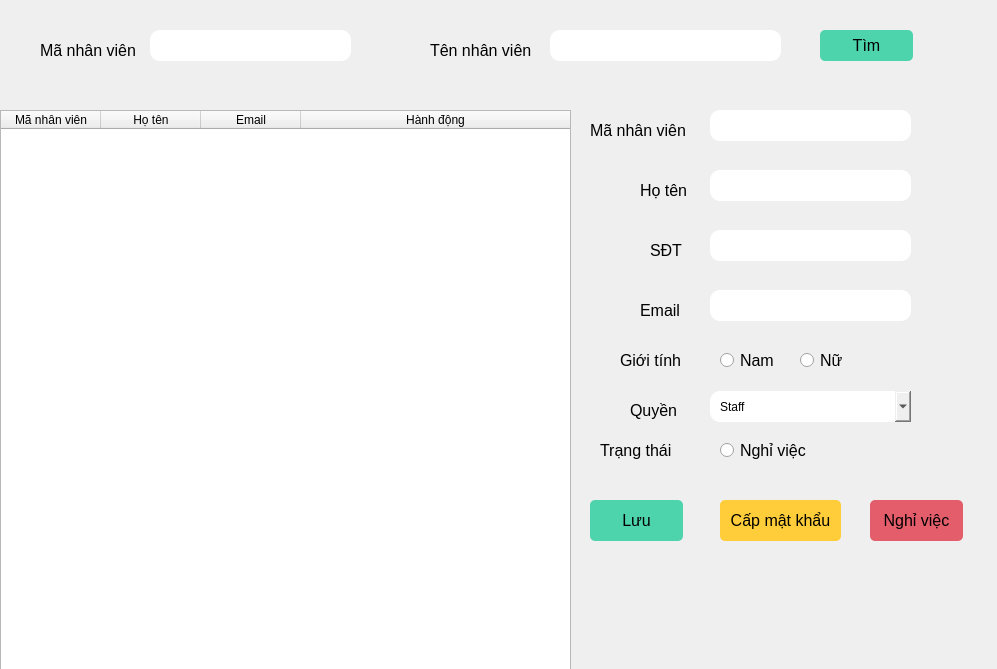
<?xml version="1.0" encoding="UTF-8"?>
<ui version="4.0">
 <class>info</class>
 <widget class="QMainWindow" name="info">
  <property name="geometry">
   <rect>
    <x>0</x>
    <y>0</y>
    <width>997</width>
    <height>669</height>
   </rect>
  </property>
  <property name="windowTitle">
   <string>MainWindow</string>
  </property>
  <property name="styleSheet">
   <string notr="true">QLabel{font-size: 16px}	QLineEdit, QComboBox{border-radius: 10px; padding: 5px 10px}	QPushButton{font-size: 16px; border-radius: 5px}	QRadioButton{font-size: 16px}</string>
  </property>
  <widget class="QWidget" name="centralwidget">
   <widget class="QTableWidget" name="table">
    <property name="geometry">
     <rect>
      <x>0</x>
      <y>110</y>
      <width>571</width>
      <height>561</height>
     </rect>
    </property>
    <property name="layoutDirection">
     <enum>Qt::LeftToRight</enum>
    </property>
    <property name="autoFillBackground">
     <bool>false</bool>
    </property>
    <attribute name="horizontalHeaderVisible">
     <bool>true</bool>
    </attribute>
    <attribute name="horizontalHeaderCascadingSectionResizes">
     <bool>true</bool>
    </attribute>
    <attribute name="horizontalHeaderHighlightSections">
     <bool>false</bool>
    </attribute>
    <attribute name="horizontalHeaderShowSortIndicator" stdset="0">
     <bool>false</bool>
    </attribute>
    <attribute name="horizontalHeaderStretchLastSection">
     <bool>true</bool>
    </attribute>
    <attribute name="verticalHeaderVisible">
     <bool>false</bool>
    </attribute>
    <column>
     <property name="text">
      <string>Mã nhân viên</string>
     </property>
    </column>
    <column>
     <property name="text">
      <string>Họ tên</string>
     </property>
    </column>
    <column>
     <property name="text">
      <string>Email</string>
     </property>
    </column>
    <column>
     <property name="text">
      <string>Hành động</string>
     </property>
    </column>
   </widget>
   <widget class="QLabel" name="label">
    <property name="geometry">
     <rect>
      <x>40</x>
      <y>30</y>
      <width>141</width>
      <height>41</height>
     </rect>
    </property>
    <property name="layoutDirection">
     <enum>Qt::LeftToRight</enum>
    </property>
    <property name="autoFillBackground">
     <bool>false</bool>
    </property>
    <property name="text">
     <string>Mã nhân viên</string>
    </property>
   </widget>
   <widget class="QLineEdit" name="find_id">
    <property name="geometry">
     <rect>
      <x>150</x>
      <y>30</y>
      <width>201</width>
      <height>31</height>
     </rect>
    </property>
   </widget>
   <widget class="QLineEdit" name="find_name">
    <property name="geometry">
     <rect>
      <x>550</x>
      <y>30</y>
      <width>231</width>
      <height>31</height>
     </rect>
    </property>
   </widget>
   <widget class="QLabel" name="label_2">
    <property name="geometry">
     <rect>
      <x>430</x>
      <y>30</y>
      <width>141</width>
      <height>41</height>
     </rect>
    </property>
    <property name="layoutDirection">
     <enum>Qt::LeftToRight</enum>
    </property>
    <property name="autoFillBackground">
     <bool>false</bool>
    </property>
    <property name="text">
     <string>Tên nhân viên</string>
    </property>
   </widget>
   <widget class="QLabel" name="label_3">
    <property name="geometry">
     <rect>
      <x>590</x>
      <y>110</y>
      <width>141</width>
      <height>41</height>
     </rect>
    </property>
    <property name="layoutDirection">
     <enum>Qt::LeftToRight</enum>
    </property>
    <property name="autoFillBackground">
     <bool>false</bool>
    </property>
    <property name="text">
     <string>Mã nhân viên</string>
    </property>
   </widget>
   <widget class="QLineEdit" name="idnv">
    <property name="geometry">
     <rect>
      <x>710</x>
      <y>110</y>
      <width>201</width>
      <height>31</height>
     </rect>
    </property>
    <property name="readOnly">
     <bool>true</bool>
    </property>
   </widget>
   <widget class="QLineEdit" name="name">
    <property name="geometry">
     <rect>
      <x>710</x>
      <y>170</y>
      <width>201</width>
      <height>31</height>
     </rect>
    </property>
    <property name="text">
     <string/>
    </property>
    <property name="readOnly">
     <bool>false</bool>
    </property>
   </widget>
   <widget class="QLabel" name="label_4">
    <property name="geometry">
     <rect>
      <x>640</x>
      <y>170</y>
      <width>61</width>
      <height>41</height>
     </rect>
    </property>
    <property name="layoutDirection">
     <enum>Qt::LeftToRight</enum>
    </property>
    <property name="autoFillBackground">
     <bool>false</bool>
    </property>
    <property name="text">
     <string>Họ tên</string>
    </property>
   </widget>
   <widget class="QLineEdit" name="sdt">
    <property name="geometry">
     <rect>
      <x>710</x>
      <y>230</y>
      <width>201</width>
      <height>31</height>
     </rect>
    </property>
    <property name="text">
     <string/>
    </property>
    <property name="readOnly">
     <bool>false</bool>
    </property>
   </widget>
   <widget class="QLabel" name="label_5">
    <property name="geometry">
     <rect>
      <x>650</x>
      <y>230</y>
      <width>51</width>
      <height>41</height>
     </rect>
    </property>
    <property name="layoutDirection">
     <enum>Qt::LeftToRight</enum>
    </property>
    <property name="autoFillBackground">
     <bool>false</bool>
    </property>
    <property name="text">
     <string>SĐT</string>
    </property>
   </widget>
   <widget class="QLineEdit" name="email">
    <property name="geometry">
     <rect>
      <x>710</x>
      <y>290</y>
      <width>201</width>
      <height>31</height>
     </rect>
    </property>
    <property name="text">
     <string/>
    </property>
    <property name="readOnly">
     <bool>false</bool>
    </property>
   </widget>
   <widget class="QLabel" name="label_6">
    <property name="geometry">
     <rect>
      <x>640</x>
      <y>290</y>
      <width>51</width>
      <height>41</height>
     </rect>
    </property>
    <property name="layoutDirection">
     <enum>Qt::LeftToRight</enum>
    </property>
    <property name="autoFillBackground">
     <bool>false</bool>
    </property>
    <property name="text">
     <string>Email</string>
    </property>
   </widget>
   <widget class="QLabel" name="label_7">
    <property name="geometry">
     <rect>
      <x>620</x>
      <y>340</y>
      <width>71</width>
      <height>41</height>
     </rect>
    </property>
    <property name="layoutDirection">
     <enum>Qt::LeftToRight</enum>
    </property>
    <property name="autoFillBackground">
     <bool>false</bool>
    </property>
    <property name="text">
     <string>Giới tính</string>
    </property>
   </widget>
   <widget class="QLabel" name="label_8">
    <property name="geometry">
     <rect>
      <x>630</x>
      <y>390</y>
      <width>51</width>
      <height>41</height>
     </rect>
    </property>
    <property name="layoutDirection">
     <enum>Qt::LeftToRight</enum>
    </property>
    <property name="autoFillBackground">
     <bool>false</bool>
    </property>
    <property name="text">
     <string>Quyền</string>
    </property>
   </widget>
   <widget class="QLabel" name="label_9">
    <property name="geometry">
     <rect>
      <x>600</x>
      <y>430</y>
      <width>81</width>
      <height>41</height>
     </rect>
    </property>
    <property name="layoutDirection">
     <enum>Qt::LeftToRight</enum>
    </property>
    <property name="autoFillBackground">
     <bool>false</bool>
    </property>
    <property name="text">
     <string>Trạng thái</string>
    </property>
   </widget>
   <widget class="QRadioButton" name="block">
    <property name="geometry">
     <rect>
      <x>720</x>
      <y>440</y>
      <width>95</width>
      <height>21</height>
     </rect>
    </property>
    <property name="text">
     <string>Nghỉ việc</string>
    </property>
    <property name="checkable">
     <bool>false</bool>
    </property>
    <property name="checked">
     <bool>false</bool>
    </property>
    <property name="autoRepeat">
     <bool>false</bool>
    </property>
   </widget>
   <widget class="QPushButton" name="pushButton">
    <property name="geometry">
     <rect>
      <x>590</x>
      <y>500</y>
      <width>93</width>
      <height>41</height>
     </rect>
    </property>
    <property name="styleSheet">
     <string notr="true">background-color: #4dd4ac</string>
    </property>
    <property name="text">
     <string>Lưu</string>
    </property>
   </widget>
   <widget class="QPushButton" name="pushButton_2">
    <property name="geometry">
     <rect>
      <x>870</x>
      <y>500</y>
      <width>93</width>
      <height>41</height>
     </rect>
    </property>
    <property name="styleSheet">
     <string notr="true">background-color: #e35d6a</string>
    </property>
    <property name="text">
     <string>Nghỉ việc</string>
    </property>
   </widget>
   <widget class="QPushButton" name="pushButton_3">
    <property name="geometry">
     <rect>
      <x>720</x>
      <y>500</y>
      <width>121</width>
      <height>41</height>
     </rect>
    </property>
    <property name="styleSheet">
     <string notr="true">background-color: #ffcd39</string>
    </property>
    <property name="text">
     <string>Cấp mật khẩu</string>
    </property>
   </widget>
   <widget class="QGroupBox" name="groupBox">
    <property name="geometry">
     <rect>
      <x>710</x>
      <y>340</y>
      <width>171</width>
      <height>41</height>
     </rect>
    </property>
    <property name="styleSheet">
     <string notr="true">border: none</string>
    </property>
    <property name="title">
     <string/>
    </property>
    <widget class="QRadioButton" name="nu">
     <property name="geometry">
      <rect>
       <x>90</x>
       <y>10</y>
       <width>61</width>
       <height>20</height>
      </rect>
     </property>
     <property name="text">
      <string>Nữ</string>
     </property>
    </widget>
    <widget class="QRadioButton" name="nam">
     <property name="geometry">
      <rect>
       <x>10</x>
       <y>10</y>
       <width>71</width>
       <height>20</height>
      </rect>
     </property>
     <property name="text">
      <string>Nam</string>
     </property>
    </widget>
   </widget>
   <widget class="QPushButton" name="find">
    <property name="geometry">
     <rect>
      <x>820</x>
      <y>30</y>
      <width>93</width>
      <height>31</height>
     </rect>
    </property>
    <property name="styleSheet">
     <string notr="true">background-color: #4dd4ac</string>
    </property>
    <property name="text">
     <string>Tìm</string>
    </property>
   </widget>
   <widget class="QComboBox" name="rank">
    <property name="geometry">
     <rect>
      <x>710</x>
      <y>391</y>
      <width>201</width>
      <height>31</height>
     </rect>
    </property>
    <item>
     <property name="text">
      <string>Staff</string>
     </property>
    </item>
   </widget>
  </widget>
 </widget>
 <resources/>
 <connections/>
</ui>
